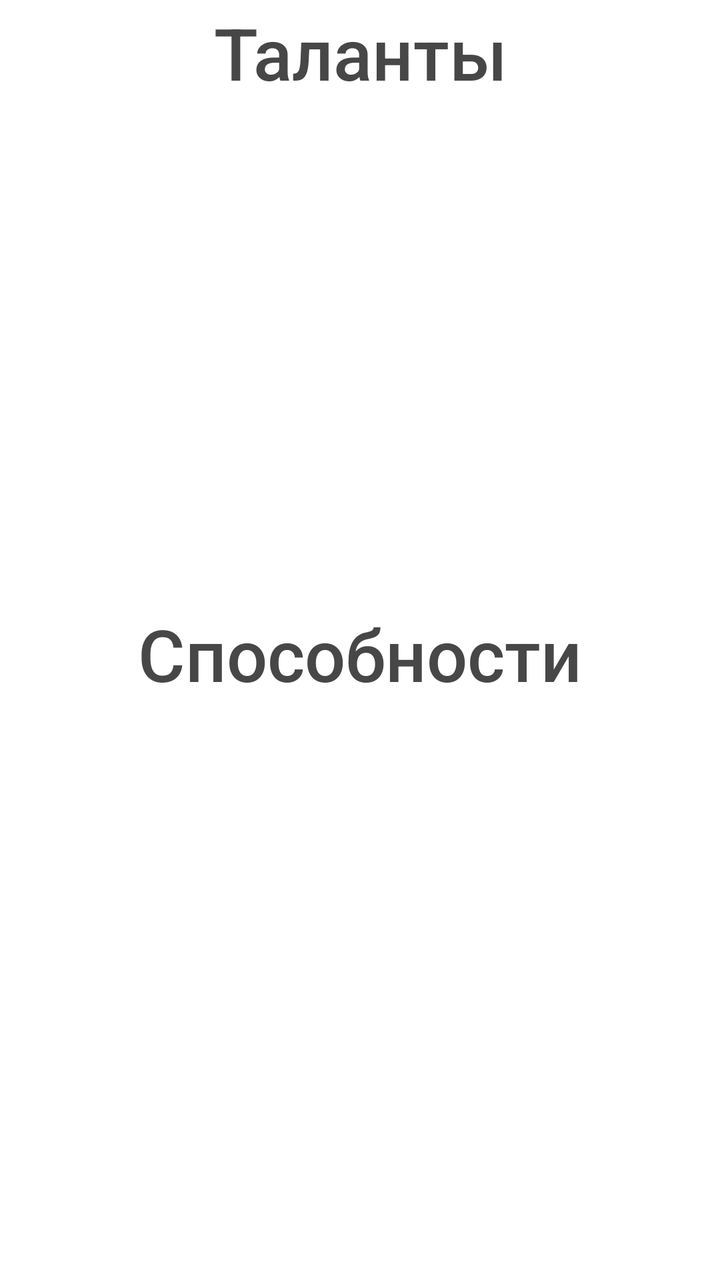
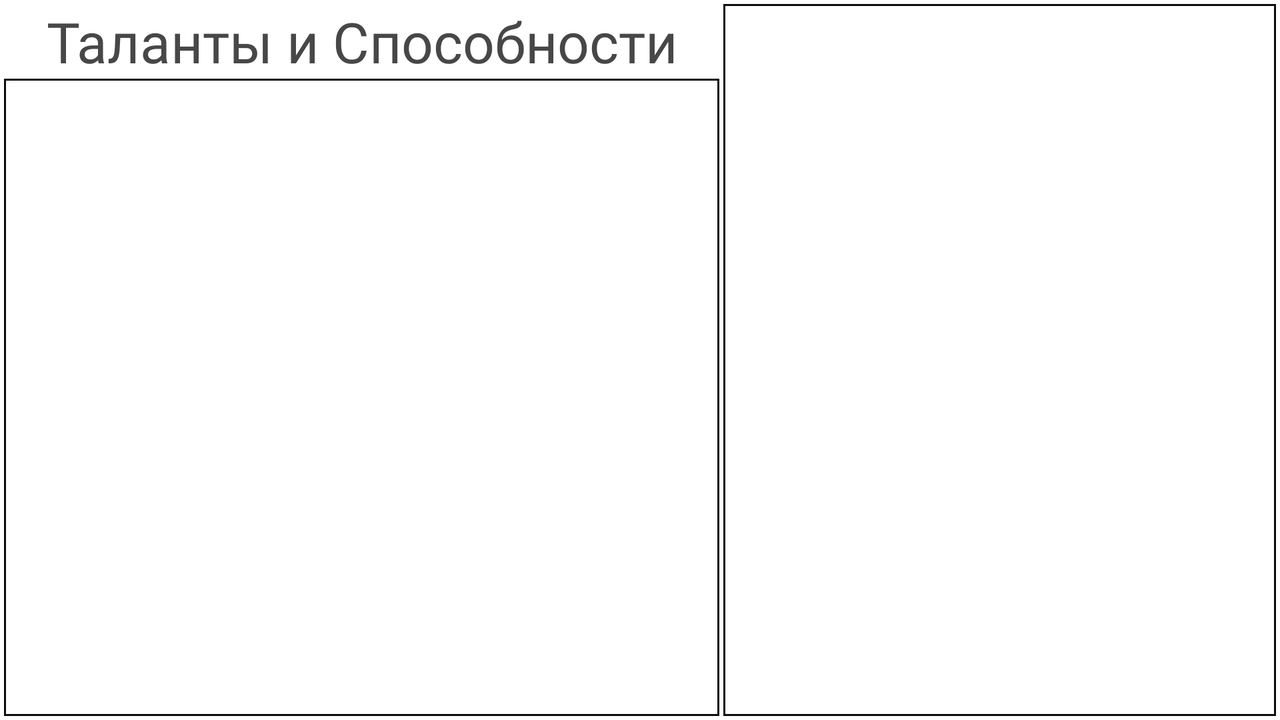

The same Android screen from two of the app's own layout files: first res/layout/ as a phone draws it, then the repository's variant for another configuration, drawn on a device whose configuration selects that folder. Both files follow.
<!-- AndroidManifest.xml: fallback theme Theme.MaterialComponents.DayNight.NoActionBar -->
<!-- res/layout/fragment_capabilities.xml -->
<?xml version="1.0" encoding="utf-8"?>
<LinearLayout xmlns:android="http://schemas.android.com/apk/res/android"
    xmlns:tools="http://schemas.android.com/tools"
    android:layout_width="match_parent"
    android:layout_height="match_parent"
    xmlns:app="http://schemas.android.com/apk/res-auto"
    android:orientation="vertical"
    android:padding="2dp"
    tools:context=".TopPanel.Person.Fragments.CapabilitiesFragment">

    <TextView
        style="@style/TextAppearance.AppCompat.Widget.ActionBar.Title"
        android:layout_width="match_parent"
        android:layout_height="wrap_content"
        android:gravity="center"
        android:text="@string/talents"
        android:textColor="@color/black"
        android:textSize="36sp" />

    <androidx.recyclerview.widget.RecyclerView
        android:id="@+id/containerForTalents"
        android:layout_width="match_parent"
        android:layout_height="match_parent"
        android:layout_weight="1.1"
        app:layoutManager="androidx.recyclerview.widget.LinearLayoutManager"
        tools:listitem="@layout/capabilities_item" />

    <TextView
        style="@style/TextAppearance.AppCompat.Widget.ActionBar.Title"
        android:layout_width="match_parent"
        android:layout_height="wrap_content"
        android:gravity="center"
        android:text="@string/abilities"
        android:textColor="@color/black"
        android:textSize="36sp" />

    <androidx.recyclerview.widget.RecyclerView
        android:id="@+id/containerForAbilities"
        android:layout_width="match_parent"
        android:layout_height="match_parent"
        android:layout_weight="1"
        app:layoutManager="androidx.recyclerview.widget.LinearLayoutManager"
        tools:listitem="@layout/capabilities_item" />

</LinearLayout>
<!-- res/layout/capabilities_item.xml (included above) -->
<?xml version="1.0" encoding="utf-8"?>
<androidx.cardview.widget.CardView xmlns:android="http://schemas.android.com/apk/res/android"
    xmlns:app="http://schemas.android.com/apk/res-auto"
    android:layout_width="match_parent"
    android:layout_height="wrap_content"
    android:padding="8dp"
    app:cardCornerRadius="12dp"
    app:cardUseCompatPadding="true">

    <LinearLayout
        android:id="@+id/capability"
        android:layout_width="match_parent"
        android:layout_height="match_parent"
        android:orientation="vertical"
        android:background="@color/light_blue"
        android:padding="8dp">

        <TextView
            android:id="@+id/capabilityName"
            style="@style/TextAppearance.AppCompat.Widget.ActionBar.Subtitle"
            android:layout_width="match_parent"
            android:layout_height="match_parent"
            android:fontFamily="@font/game_font1"
            android:gravity="start"
            android:text="Название"
            android:textColor="@color/white"
            android:textSize="32sp" />

    </LinearLayout>
</androidx.cardview.widget.CardView>
<!-- resources referenced by this layout -->
<resources>
  <color name="black">#474747</color>
  <color name="light_blue">#65B6F6</color>
  <color name="white">#FFFFFFFF</color>
  <string name="abilities">Способности</string>
  <string name="talents">Таланты</string>
</resources>
<!-- res/layout-land/fragment_capabilities.xml (the repository's variant of the layout above) -->
<!-- drawn on the phone turned sideways -->
<?xml version="1.0" encoding="utf-8"?>
<LinearLayout xmlns:android="http://schemas.android.com/apk/res/android"
    xmlns:app="http://schemas.android.com/apk/res-auto"
    xmlns:tools="http://schemas.android.com/tools"
    android:layout_width="match_parent"
    android:layout_height="match_parent"
    android:orientation="horizontal"
    android:padding="2dp"
    tools:context=".TopPanel.Person.Fragments.CapabilitiesFragment"
    tools:ignore="MissingDefaultResource"
    android:baselineAligned="false">

    <LinearLayout
        android:layout_width="match_parent"
        android:layout_height="match_parent"
        android:layout_marginEnd="2dp"
        android:layout_weight="1"
        android:orientation="vertical">

        <androidx.appcompat.widget.AppCompatTextView
            style="@style/TextAppearance.AppCompat.Title"
            android:layout_width="match_parent"
            android:layout_height="wrap_content"
            android:fontFamily="@font/game_font1"
            android:gravity="center"
            android:text="@string/talents_and_abitilies"
            android:textColor="@color/black"
            android:textSize="28sp" />

        <androidx.recyclerview.widget.RecyclerView
            android:id="@+id/containerForCapabilities"
            android:layout_width="match_parent"
            android:layout_height="match_parent"
            android:background="@drawable/black_small_rectangle"
            android:padding="2dp"
            app:layoutManager="androidx.recyclerview.widget.LinearLayoutManager"
            tools:listitem="@layout/capabilities_item" />
    </LinearLayout>

    <LinearLayout
        android:layout_width="match_parent"
        android:layout_height="match_parent"
        android:layout_weight="1.3"
        android:background="@drawable/black_small_rectangle"
        android:orientation="vertical">

        <ScrollView
            android:layout_width="match_parent"
            android:layout_height="match_parent">

            <LinearLayout
                android:layout_width="match_parent"
                android:layout_height="0dp"
                android:orientation="vertical"
                android:padding="4dp"
                tools:ignore="NestedWeights">

                <androidx.appcompat.widget.AppCompatTextView
                    android:id="@+id/capabilityName"
                    style="@style/TextAppearance.AppCompat.Title"
                    android:layout_width="match_parent"
                    android:layout_height="wrap_content"
                    android:fontFamily="@font/game_font1"
                    android:gravity="center"
                    android:textColor="@color/black"
                    android:textSize="24sp" />

                <androidx.appcompat.widget.AppCompatTextView
                    android:id="@+id/capabilityMeaning"
                    android:layout_width="match_parent"
                    android:layout_height="wrap_content"
                    android:layout_marginTop="2dp"
                    android:fontFamily="@font/game_font1"
                    android:justificationMode="inter_word"
                    android:textColor="@color/black"
                    android:textSize="16sp" />

                <androidx.appcompat.widget.AppCompatTextView
                    android:id="@+id/capabilityDescription"
                    android:layout_width="match_parent"
                    android:layout_height="wrap_content"
                    android:layout_marginTop="2dp"
                    android:fontFamily="@font/game_font1"
                    android:justificationMode="inter_word"
                    android:textColor="@color/black"
                    android:textSize="18sp" />
            </LinearLayout>
        </ScrollView>
    </LinearLayout>

</LinearLayout>
<!-- resources referenced by the variant -->
<!-- as the phone turned sideways resolves them -->
<resources>
  <color name="black">#474747</color>
  <color name="light_blue">#65B6F6</color>
  <color name="white">#FFFFFFFF</color>
  <!-- drawable black_small_rectangle (drawable) -->
  <shape xmlns:android="http://schemas.android.com/apk/res/android"
      android:shape="rectangle">
      <solid android:color="@color/white" />
      <stroke
          android:width="1dp"
          android:color="#0C0C0C" />
  </shape>
  <string name="talents_and_abitilies">Таланты и Способности</string>
</resources>
